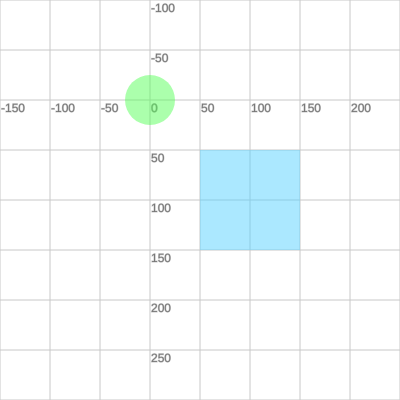
Frame 1 (no input)
Frame 60 (no input): identical to frame 1, image omitted
Frame 120 (the mouse pressed at the canvas centre since frame 60): identical to frame 1, image omitted

The p5.js sketch that drew this single still picture (run headless with seeded random() and noise() and a simulated clock; from frame 60 on, the mouse is pressed at the canvas centre):

// p5.js sketch
// ── sketch.js
gridSize = 50;

function setup(){
    createCanvas(400,400);


}

function draw() {
    background(255);

    translate( 150, 100 );

    drawGrid();
    drawGridText();

    noStroke();
    fill( 'rgba(89, 255, 91, 0.5)' );
    ellipse( 0, 0, 50 );

    fill( 'rgba(89, 210, 255, 0.5)' );
    rect( 50, 50, 100, 100 );
}

function drawGrid() {
	stroke(200);
	fill(120);
	for (var x=-width; x < width; x+=gridSize) {
		line(x, -height, x, height);
	}
	for (var y=-height; y < height; y+=gridSize) {
		line(-width, y, width, y);
	}
}
function drawGridText() {
	stroke(200);
	fill(120);
	for (var x=-width; x < width; x+=gridSize) {
		text(x, x+1, 12);
	}
	for (var y=-height; y < height; y+=gridSize) {
		text(y, 1, y+12);
	}
}
